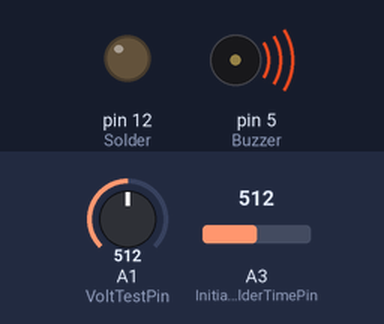
Bench run of a sketch on a simulated Arduino Uno, built with avr-gcc and run on an emulated ATmega328P. Shown: output pins drawn as LEDs (lit = HIGH), buzzer (waves = sounding, pin HIGH). Inputs (shaded band) come from the test bench; at power-on: A1 (VoltTestPin) = 512, A3 (InitialSolderTimePin) = 512. Pins used as bus, display or sensor lines are not drawn.

Above: at 0.1 s.
At 1.8 s:
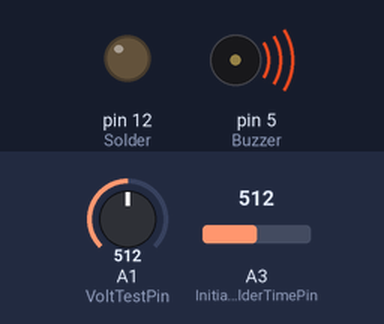
2.8 s: A1 (VoltTestPin) set to 920
5.3 s: A1 (VoltTestPin) set to 898
At 9.9 s:
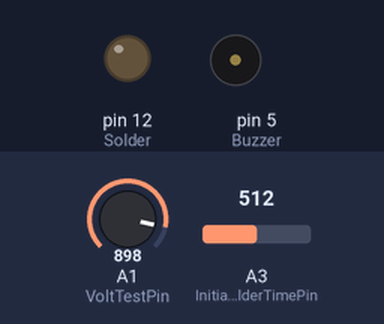
Timing chart, 0 to 15.9 s (numbered marks = the images above; inputs shaded):
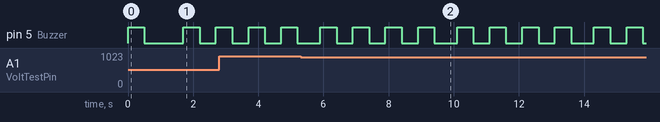

The sketch:

SpotWelder.ino
```cpp
//硬件：Atmega168P, internal 8MHz;
//2020.10.8 增加5K可变电阻，可变电阻的最大值决定焊接的最长时间，比如阻值为5K时，最大焊接时间为20ms，则2.5K时为10ms，通过调整阻值来到调节焊接时间。
#define Buzzer 5  //蜂鸣器引脚
#define WelderDetect 13  //点焊笔检测引脚
#define Solder 12  //MOS驱动引脚
#define VoltTestPin  A1  //电压检测引脚
#define VoltTestPower  A2
#define InitialSolderTimePin A3 //焊接时间检测引脚
#define MaxSolderTimePower A4

float MaxSolderTime=20.0;  //5.5V电压时最大焊接时间，可以自己修改
float InitialSolderTime;   //当前的焊接时间，通过读取可变电阻的阻值来决定
int SolderTime;    //转换成当前电压后的焊接时间
int v;  //电压的模拟读数
int t;  //焊接时间的模拟读数
float volt;

void setup() {
  pinMode(Buzzer, OUTPUT);
  pinMode(Solder, OUTPUT);
  pinMode(VoltTestPower,OUTPUT);
  pinMode(MaxSolderTimePower,OUTPUT);
  analogReference(INTERNAL); //ATmega芯片内部参考电压，1.1V
  pinMode(WelderDetect,INPUT_PULLUP);  //利用内置的上拉电阻
  digitalWrite(Buzzer,HIGH);  //开机提示音
  delay(500);
  digitalWrite(Buzzer,LOW);
  delay(1000);
}

void loop() {
  //检测电源电压
  digitalWrite(VoltTestPower, HIGH);
  v=analogRead(VoltTestPin);
  delay(100);
  v=analogRead(VoltTestPin);
  digitalWrite(VoltTestPower, LOW);
  volt= v*0.00383;     //换算成当前电压，0.00383=(1.1/1023.0)/390*(390+1000);//R1=390K  R2=1000K

	//计算当前的最大焊接时间
	digitalWrite(MaxSolderTimePower, HIGH);
	t=analogRead(InitialSolderTimePin); //该读数会因为电容电压的变化而变化
	delay(100);
	t=analogRead(InitialSolderTimePin);
	digitalWrite(MaxSolderTimePower, LOW);
  InitialSolderTime=MaxSolderTime*t*5.5/volt/1023;  //将当前模拟读数映射到5.5V电压，以对应5.5V时的MaxSolderTime
  if(InitialSolderTime>MaxSolderTime){
      InitialSolderTime=MaxSolderTime;
  }
  //随电压变化自动调节焊接时间，Q=U2/R*t，输出的能量固定的情况下，焊接时间与电压的平方成反比
  SolderTime = int(InitialSolderTime*30.25/volt/volt);  //5.5*5.5=30.25


  if(v>910){         //v=910时，电源电压约为3.5V
    //监测低电平信号，并持续1秒时间
    if(digitalRead(WelderDetect)==LOW) {
      delay(250);
      if(digitalRead(WelderDetect)==LOW){
        delay(250);
        if(digitalRead(WelderDetect)==LOW){
          delay(250);
          if(digitalRead(WelderDetect)==LOW){
              delay(250);
              if(digitalRead(WelderDetect)==LOW){
                  digitalWrite(Buzzer, HIGH);  //蜂鸣器提示
                  delay(200);
                  digitalWrite(Buzzer, LOW);
                  digitalWrite(Solder, HIGH);//预焊接
                  delay(3);
                  digitalWrite(Solder, LOW);
                  delay(2);
                  digitalWrite(Solder, HIGH);//焊接
                  delay(SolderTime);
                  digitalWrite(Solder, LOW);
                  delay(2000);
              }
            }
          }
        }
     }
  } else {
    for (int i = 0; i < 4; i++)
    {
      digitalWrite(Buzzer, HIGH);
      delay(500);
      digitalWrite(Buzzer, LOW);
      delay(500);
    }
  }
}
```

Measured:
- after the input at 5.3 s, pin 5 (Buzzer): LOW → HIGH after 0.60 s, then repeats every 4.2 s: 3 × (LOW 0.50 s, HIGH 0.50 s), LOW 0.70 s, HIGH 0.50 s
- by itself, pin 5 (Buzzer): alternates HIGH for 0.50 s and LOW for 0.50 s
